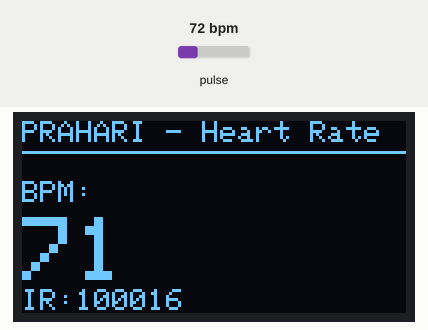
The sketch below on a simulated Arduino Uno, built with avr-gcc and run on an emulated ATmega328P. On the bench: 128×64 one-colour display. The test bench sets the inputs (shaded band); at power-on: pulse 72 bpm. What the sketch prints to the serial monitor is not drawn.

Above: at 1.7 s.
1.8 s: pulse set to 42 bpm
At 2.5 s:
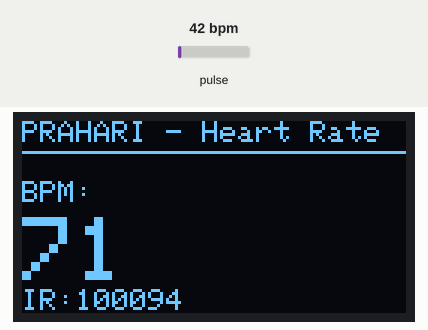
4.1 s: pulse set to 70 bpm
At 4.5 s:
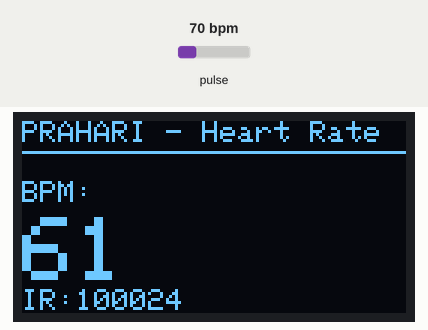
6.1 s: pulse set to 100 bpm
At 6.5 s:
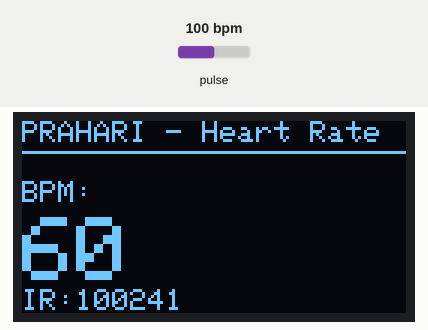
Timing chart, 0 to 9.1 s (numbered marks = the images above; inputs shaded):
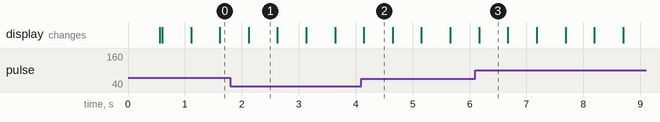

The sketch:

heart_rate_oled.ino
```cpp
// Heart rate sensor -> SSD1306 OLED display, for PRAHARI - XIAO nRF52840
// Both devices share the same I2C bus (SDA=D4, SCL=D5) on distinct addresses:
//   Heart rate sensor (MAX30102/MAX30105, confirmed via PART_ID probe): 0x57
//   OLED (SSD1306 128x64): 0x3C
//
// Libraries: SparkFun MAX3010x Pulse and Proximity Sensor Library,
//            Adafruit GFX + Adafruit SSD1306

#include <Wire.h>
#include "MAX30105.h"
#include "heartRate.h"
#include <Adafruit_GFX.h>
#include <Adafruit_SSD1306.h>

#define SCREEN_WIDTH 128
#define SCREEN_HEIGHT 64
#define OLED_RESET    -1
#define SCREEN_ADDRESS 0x3C

Adafruit_SSD1306 display(SCREEN_WIDTH, SCREEN_HEIGHT, &Wire, OLED_RESET);
MAX30105 particleSensor;

const byte RATE_SIZE = 4;
byte rates[RATE_SIZE];
byte rateSpot = 0;
byte beatsRecorded = 0;
long lastBeat = 0;
float beatsPerMinute;
int beatAvg = 0;

uint32_t lastDisplayUpdate = 0;
const uint32_t DISPLAY_PERIOD_MS = 500;

void setup() {
  Serial.begin(115200);
  delay(500);

  Wire.begin();

  if (!display.begin(SSD1306_SWITCHCAPVCC, SCREEN_ADDRESS)) {
    Serial.println("SSD1306 allocation failed");
    while (1) delay(10);
  }
  display.clearDisplay();
  display.setTextColor(SSD1306_WHITE);
  display.setTextSize(1);
  display.setCursor(0, 0);
  display.println("PRAHARI");
  display.println("Init heart sensor...");
  display.display();

  if (!particleSensor.begin(Wire, I2C_SPEED_STANDARD)) {
    display.clearDisplay();
    display.setCursor(0, 0);
    display.println("Sensor NOT found");
    display.display();
    Serial.println("MAX3010x not found");
    while (1) delay(10);
  }

  particleSensor.setup();
  particleSensor.setPulseAmplitudeRed(0x0A);
  particleSensor.setPulseAmplitudeGreen(0);
}

void loop() {
  long irValue = particleSensor.getIR();
  bool fingerDetected = irValue >= 50000;

  if (!fingerDetected) {
    // Reset averaging so a fresh finger placement doesn't start from a
    // stale reading left over from the previous placement.
    rateSpot = 0;
    beatsRecorded = 0;
    beatAvg = 0;
  }

  if (checkForBeat(irValue)) {
    long delta = millis() - lastBeat;
    lastBeat = millis();

    beatsPerMinute = 60 / (delta / 1000.0);
    Serial.print("Beat! delta=");
    Serial.print(delta);
    Serial.print(" BPM=");
    Serial.println(beatsPerMinute);

    if (beatsPerMinute < 255 && beatsPerMinute > 20) {
      rates[rateSpot++] = (byte)beatsPerMinute;
      rateSpot %= RATE_SIZE;
      if (beatsRecorded < RATE_SIZE) beatsRecorded++;

      beatAvg = 0;
      for (byte x = 0; x < beatsRecorded; x++) beatAvg += rates[x];
      beatAvg /= beatsRecorded;
    } else {
      Serial.println("  (rejected: outside 20-255 BPM range)");
    }
  }

  static uint32_t lastDebugPrint = 0;
  if (millis() - lastDebugPrint > 1000) {
    lastDebugPrint = millis();
    Serial.print("IR=");
    Serial.print(irValue);
    Serial.print(" finger=");
    Serial.print(fingerDetected);
    Serial.print(" beatsRecorded=");
    Serial.print(beatsRecorded);
    Serial.print(" beatAvg=");
    Serial.println(beatAvg);
  }

  if (millis() - lastDisplayUpdate > DISPLAY_PERIOD_MS) {
    lastDisplayUpdate = millis();

    display.clearDisplay();
    display.setTextSize(1);
    display.setCursor(0, 0);
    display.println("PRAHARI - Heart Rate");
    display.drawLine(0, 10, SCREEN_WIDTH, 10, SSD1306_WHITE);

    if (!fingerDetected) {
      display.setCursor(0, 25);
      display.setTextSize(1);
      display.println("Place finger on");
      display.println("sensor...");
    } else {
      display.setCursor(0, 20);
      display.setTextSize(1);
      display.println("BPM:");
      display.setCursor(0, 32);
      display.setTextSize(3);
      display.print(beatAvg);
    }

    display.setTextSize(1);
    display.setCursor(0, 56);
    display.print("IR:");
    display.print(irValue);

    display.display();
  }
}
```

Measured:
- what the display in image 1 shows lasts 0.5 s, from 2.1 s to 2.6 s
